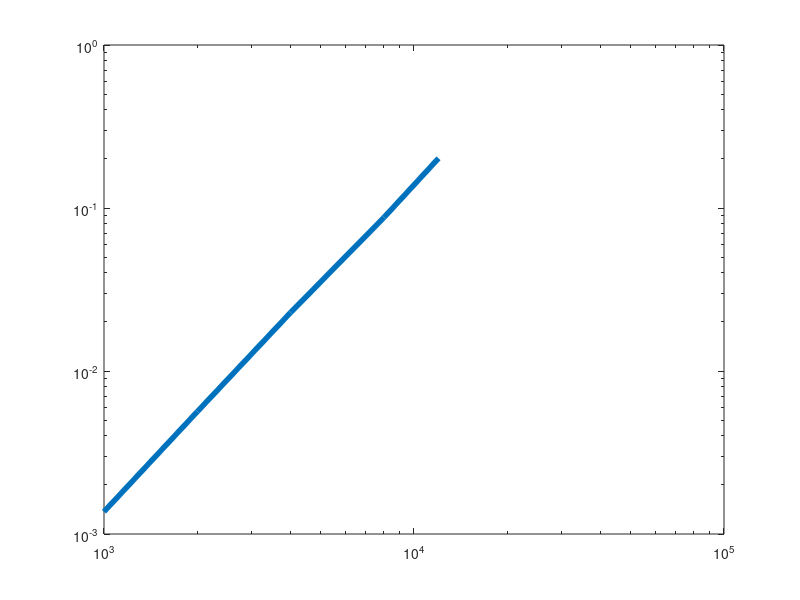

This chart was generated by the following MATLAB code: (Note: this script raises an error after producing the figure.)
% Test mat-vec 

ns = [1000, 2000, 4000, 8000, 12000]; % good sizes for ns depend on machine. You might need to change this
for i=1:length(ns)
    n = ns(i);
    %Create random matrix and vectors of size n
    A = rand(n,n); x = rand(n,1);

    %Measure time using the cputime command
    t = cputime;

    %Do the epxeriment 20 times (you might want to change this as well)
    expn = 20;
    for j = 1 : expn 
       b = A*x;
    end

    %average the times
    times(i) = (cputime-t)/expn;
end

figure(2)
loglog(ns, times,'LineWidth',4)
ax = gca;
ax.FontSize = 18; 
ylabel('Time','fontsize',18)
xlabel('N','fontsize',18)
title('Avg. time for Matrix-Vector Mult.','FontWeight','normal')
xlim([ns(1),ns(end)])
% saveas(gcf, 'matvec_runtime.png')
